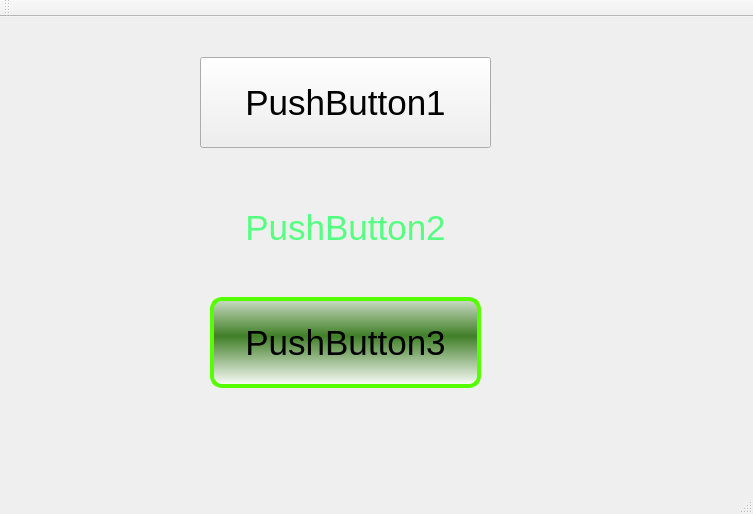
<?xml version="1.0" encoding="UTF-8"?>
<ui version="4.0">
 <class>MainWindow</class>
 <widget class="QMainWindow" name="MainWindow">
  <property name="geometry">
   <rect>
    <x>0</x>
    <y>0</y>
    <width>753</width>
    <height>514</height>
   </rect>
  </property>
  <property name="windowTitle">
   <string>MainWindow</string>
  </property>
  <widget class="QWidget" name="centralWidget">
   <widget class="QPushButton" name="pushButton_1">
    <property name="geometry">
     <rect>
      <x>200</x>
      <y>40</y>
      <width>291</width>
      <height>91</height>
     </rect>
    </property>
    <property name="font">
     <font>
      <pointsize>26</pointsize>
     </font>
    </property>
    <property name="styleSheet">
     <string notr="true">border-image: url(:/img/next.png);</string>
    </property>
    <property name="text">
     <string>PushButton1</string>
    </property>
   </widget>
   <widget class="QPushButton" name="pushButton_2">
    <property name="geometry">
     <rect>
      <x>200</x>
      <y>170</y>
      <width>291</width>
      <height>81</height>
     </rect>
    </property>
    <property name="palette">
     <palette>
      <active>
       <colorrole role="WindowText">
        <brush brushstyle="SolidPattern">
         <color alpha="255">
          <red>255</red>
          <green>255</green>
          <blue>0</blue>
         </color>
        </brush>
       </colorrole>
       <colorrole role="Button">
        <brush brushstyle="SolidPattern">
         <color alpha="255">
          <red>0</red>
          <green>255</green>
          <blue>127</blue>
         </color>
        </brush>
       </colorrole>
       <colorrole role="Text">
        <brush brushstyle="SolidPattern">
         <color alpha="255">
          <red>0</red>
          <green>255</green>
          <blue>127</blue>
         </color>
        </brush>
       </colorrole>
       <colorrole role="ButtonText">
        <brush brushstyle="SolidPattern">
         <color alpha="255">
          <red>85</red>
          <green>255</green>
          <blue>127</blue>
         </color>
        </brush>
       </colorrole>
      </active>
      <inactive>
       <colorrole role="WindowText">
        <brush brushstyle="SolidPattern">
         <color alpha="255">
          <red>255</red>
          <green>255</green>
          <blue>0</blue>
         </color>
        </brush>
       </colorrole>
       <colorrole role="Button">
        <brush brushstyle="SolidPattern">
         <color alpha="255">
          <red>0</red>
          <green>255</green>
          <blue>127</blue>
         </color>
        </brush>
       </colorrole>
       <colorrole role="Text">
        <brush brushstyle="SolidPattern">
         <color alpha="255">
          <red>0</red>
          <green>255</green>
          <blue>127</blue>
         </color>
        </brush>
       </colorrole>
       <colorrole role="ButtonText">
        <brush brushstyle="SolidPattern">
         <color alpha="255">
          <red>85</red>
          <green>255</green>
          <blue>127</blue>
         </color>
        </brush>
       </colorrole>
      </inactive>
      <disabled>
       <colorrole role="WindowText">
        <brush brushstyle="SolidPattern">
         <color alpha="255">
          <red>120</red>
          <green>120</green>
          <blue>120</blue>
         </color>
        </brush>
       </colorrole>
       <colorrole role="Button">
        <brush brushstyle="SolidPattern">
         <color alpha="255">
          <red>0</red>
          <green>255</green>
          <blue>127</blue>
         </color>
        </brush>
       </colorrole>
       <colorrole role="Text">
        <brush brushstyle="SolidPattern">
         <color alpha="255">
          <red>120</red>
          <green>120</green>
          <blue>120</blue>
         </color>
        </brush>
       </colorrole>
       <colorrole role="ButtonText">
        <brush brushstyle="SolidPattern">
         <color alpha="255">
          <red>120</red>
          <green>120</green>
          <blue>120</blue>
         </color>
        </brush>
       </colorrole>
      </disabled>
     </palette>
    </property>
    <property name="font">
     <font>
      <pointsize>26</pointsize>
     </font>
    </property>
    <property name="styleSheet">
     <string notr="true">
/*按钮按下*/
QPushButton:pressed{
	border:1px solid  #55ff00;
	background-color: rgb(0, 85, 255);

}

/*按钮选中*/
QPushButton:checked{
border:2px solid  #55fff0;
	background-color: rgb(255, 85, 255);
}

/*鼠标划过*/
QPushButton:hover{
border:2px solid  #f5fff0;
}</string>
    </property>
    <property name="text">
     <string>PushButton2</string>
    </property>
    <property name="flat">
     <bool>true</bool>
    </property>
   </widget>
   <widget class="QPushButton" name="pushButton_3">
    <property name="geometry">
     <rect>
      <x>210</x>
      <y>280</y>
      <width>271</width>
      <height>91</height>
     </rect>
    </property>
    <property name="font">
     <font>
      <pointsize>26</pointsize>
     </font>
    </property>
    <property name="styleSheet">
     <string notr="true">background-color: qlineargradient(spread:reflect, x1:1, y1:0.426, x2:1, y2:1, stop:0 rgba(64, 127, 39, 255), stop:1 rgba(255, 255, 255, 255));
border-radius:12px;
border:4px solid  #55ff00;</string>
    </property>
    <property name="text">
     <string>PushButton3</string>
    </property>
   </widget>
  </widget>
  <widget class="QMenuBar" name="menuBar">
   <property name="geometry">
    <rect>
     <x>0</x>
     <y>0</y>
     <width>753</width>
     <height>23</height>
    </rect>
   </property>
  </widget>
  <widget class="QToolBar" name="mainToolBar">
   <attribute name="toolBarArea">
    <enum>TopToolBarArea</enum>
   </attribute>
   <attribute name="toolBarBreak">
    <bool>false</bool>
   </attribute>
  </widget>
  <widget class="QStatusBar" name="statusBar"/>
 </widget>
 <layoutdefault spacing="6" margin="11"/>
 <resources/>
 <connections/>
</ui>
